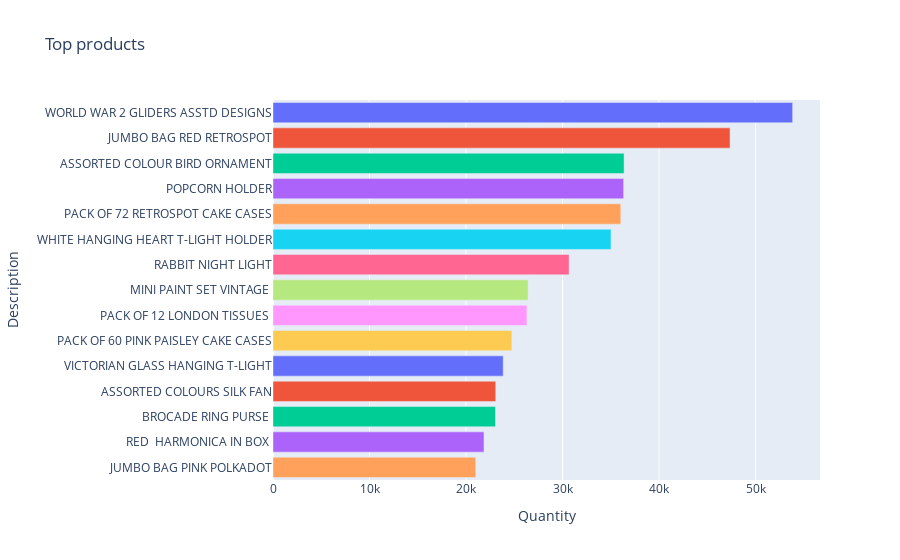

Write notebook code for a chart like this one.
### Code cell
fig = px.bar(top15, y = 'Description', x = 'Quantity', orientation='h', 
             color="Description", 
            title='Top products')
fig.update_layout(
    showlegend=False
)
fig.show()

### Figure 1 — Plotly figure (JSON) as saved in the notebook; plotly's stock layout.template omitted (floating-point values rounded to 4 significant figures)
{"data": [{"alignmentgroup": "True", "hovertemplate": "Description=%{y}<br>Quantity=%{x}<extra></extra>", "legendgroup": "WORLD WAR 2 GLIDERS ASSTD DESIGNS", "marker": {"color": "#636efa"}, "name": "WORLD WAR 2 GLIDERS ASSTD DESIGNS", "offsetgroup": "WORLD WAR 2 GLIDERS ASSTD DESIGNS", "orientation": "h", "showlegend": true, "textposition": "auto", "type": "bar", "x": [53847], "xaxis": "x", "y": ["WORLD WAR 2 GLIDERS ASSTD DESIGNS"], "yaxis": "y"}, {"alignmentgroup": "True", "hovertemplate": "Description=%{y}<br>Quantity=%{x}<extra></extra>", "legendgroup": "JUMBO BAG RED RETROSPOT", "marker": {"color": "#EF553B"}, "name": "JUMBO BAG RED RETROSPOT", "offsetgroup": "JUMBO BAG RED RETROSPOT", "orientation": "h", "showlegend": true, "textposition": "auto", "type": "bar", "x": [47363], "xaxis": "x", "y": ["JUMBO BAG RED RETROSPOT"], "yaxis": "y"}, {"alignmentgroup": "True", "hovertemplate": "Description=%{y}<br>Quantity=%{x}<extra></extra>", "legendgroup": "ASSORTED COLOUR BIRD ORNAMENT", "marker": {"color": "#00cc96"}, "name": "ASSORTED COLOUR BIRD ORNAMENT", "offsetgroup": "ASSORTED COLOUR BIRD ORNAMENT", "orientation": "h", "showlegend": true, "textposition": "auto", "type": "bar", "x": [36381], "xaxis": "x", "y": ["ASSORTED COLOUR BIRD ORNAMENT"], "yaxis": "y"}, {"alignmentgroup": "True", "hovertemplate": "Description=%{y}<br>Quantity=%{x}<extra></extra>", "legendgroup": "POPCORN HOLDER", "marker": {"color": "#ab63fa"}, "name": "POPCORN HOLDER", "offsetgroup": "POPCORN HOLDER", "orientation": "h", "showlegend": true, "textposition": "auto", "type": "bar", "x": [36334], "xaxis": "x", "y": ["POPCORN HOLDER"], "yaxis": "y"}, {"alignmentgroup": "True", "hovertemplate": "Description=%{y}<br>Quantity=%{x}<extra></extra>", "legendgroup": "PACK OF 72 RETROSPOT CAKE CASES", "marker": {"color": "#FFA15A"}, "name": "PACK OF 72 RETROSPOT CAKE CASES", "offsetgroup": "PACK OF 72 RETROSPOT CAKE CASES", "orientation": "h", "showlegend": true, "textposition": "auto", "type": "bar", "x": [36039], "xaxis": "x", "y": ["PACK OF 72 RETROSPOT CAKE CASES"], "yaxis": "y"}, {"alignmentgroup": "True", "hovertemplate": "Description=%{y}<br>Quantity=%{x}<extra></extra>", "legendgroup": "WHITE HANGING HEART T-LIGHT HOLDER", "marker": {"color": "#19d3f3"}, "name": "WHITE HANGING HEART T-LIGHT HOLDER", "offsetgroup": "WHITE HANGING HEART T-LIGHT HOLDER", "orientation": "h", "showlegend": true, "textposition": "auto", "type": "bar", "x": [35025], "xaxis": "x", "y": ["WHITE HANGING HEART T-LIGHT HOLDER"], "yaxis": "y"}, {"alignmentgroup": "True", "hovertemplate": "Description=%{y}<br>Quantity=%{x}<extra></extra>", "legendgroup": "RABBIT NIGHT LIGHT", "marker": {"color": "#FF6692"}, "name": "RABBIT NIGHT LIGHT", "offsetgroup": "RABBIT NIGHT LIGHT", "orientation": "h", "showlegend": true, "textposition": "auto", "type": "bar", "x": [30680], "xaxis": "x", "y": ["RABBIT NIGHT LIGHT"], "yaxis": "y"}, {"alignmentgroup": "True", "hovertemplate": "Description=%{y}<br>Quantity=%{x}<extra></extra>", "legendgroup": "MINI PAINT SET VINTAGE ", "marker": {"color": "#B6E880"}, "name": "MINI PAINT SET VINTAGE ", "offsetgroup": "MINI PAINT SET VINTAGE ", "orientation": "h", "showlegend": true, "textposition": "auto", "type": "bar", "x": [26437], "xaxis": "x", "y": ["MINI PAINT SET VINTAGE "], "yaxis": "y"}, {"alignmentgroup": "True", "hovertemplate": "Description=%{y}<br>Quantity=%{x}<extra></extra>", "legendgroup": "PACK OF 12 LONDON TISSUES ", "marker": {"color": "#FF97FF"}, "name": "PACK OF 12 LONDON TISSUES ", "offsetgroup": "PACK OF 12 LONDON TISSUES ", "orientation": "h", "showlegend": true, "textposition": "auto", "type": "bar", "x": [26315], "xaxis": "x", "y": ["PACK OF 12 LONDON TISSUES "], "yaxis": "y"}, {"alignmentgroup": "True", "hovertemplate": "Description=%{y}<br>Quantity=%{x}<extra></extra>", "legendgroup": "PACK OF 60 PINK PAISLEY CAKE CASES", "marker": {"color": "#FECB52"}, "name": "PACK OF 60 PINK PAISLEY CAKE CASES", "offsetgroup": "PACK OF 60 PINK PAISLEY CAKE CASES", "orientation": "h", "showlegend": true, "textposition": "auto", "type": "bar", "x": [24753], "xaxis": "x", "y": ["PACK OF 60 PINK PAISLEY CAKE CASES"], "yaxis": "y"}, {"alignmentgroup": "True", "hovertemplate": "Description=%{y}<br>Quantity=%{x}<extra></extra>", "legendgroup": "VICTORIAN GLASS HANGING T-LIGHT", "marker": {"color": "#636efa"}, "name": "VICTORIAN GLASS HANGING T-LIGHT", "offsetgroup": "VICTORIAN GLASS HANGING T-LIGHT", "orientation": "h", "showlegend": true, "textposition": "auto", "type": "bar", "x": [23854], "xaxis": "x", "y": ["VICTORIAN GLASS HANGING T-LIGHT"], "yaxis": "y"}, {"alignmentgroup": "True", "hovertemplate": "Description=%{y}<br>Quantity=%{x}<extra></extra>", "legendgroup": "ASSORTED COLOURS SILK FAN", "marker": {"color": "#EF553B"}, "name": "ASSORTED COLOURS SILK FAN", "offsetgroup": "ASSORTED COLOURS SILK FAN", "orientation": "h", "showlegend": true, "textposition": "auto", "type": "bar", "x": [23082], "xaxis": "x", "y": ["ASSORTED COLOURS SILK FAN"], "yaxis": "y"}, {"alignmentgroup": "True", "hovertemplate": "Description=%{y}<br>Quantity=%{x}<extra></extra>", "legendgroup": "BROCADE RING PURSE ", "marker": {"color": "#00cc96"}, "name": "BROCADE RING PURSE ", "offsetgroup": "BROCADE RING PURSE ", "orientation": "h", "showlegend": true, "textposition": "auto", "type": "bar", "x": [23053], "xaxis": "x", "y": ["BROCADE RING PURSE "], "yaxis": "y"}, {"alignmentgroup": "True", "hovertemplate": "Description=%{y}<br>Quantity=%{x}<extra></extra>", "legendgroup": "RED  HARMONICA IN BOX ", "marker": {"color": "#ab63fa"}, "name": "RED  HARMONICA IN BOX ", "offsetgroup": "RED  HARMONICA IN BOX ", "orientation": "h", "showlegend": true, "textposition": "auto", "type": "bar", "x": [21866], "xaxis": "x", "y": ["RED  HARMONICA IN BOX "], "yaxis": "y"}, {"alignmentgroup": "True", "hovertemplate": "Description=%{y}<br>Quantity=%{x}<extra></extra>", "legendgroup": "JUMBO BAG PINK POLKADOT", "marker": {"color": "#FFA15A"}, "name": "JUMBO BAG PINK POLKADOT", "offsetgroup": "JUMBO BAG PINK POLKADOT", "orientation": "h", "showlegend": true, "textposition": "auto", "type": "bar", "x": [21009], "xaxis": "x", "y": ["JUMBO BAG PINK POLKADOT"], "yaxis": "y"}], "layout": {"barmode": "relative", "legend": {"title": {"text": "Description"}, "tracegroupgap": 0}, "showlegend": false, "title": {"text": "Top products"}, "xaxis": {"anchor": "y", "domain": [0, 1], "title": {"text": "Quantity"}}, "yaxis": {"anchor": "x", "categoryarray": ["JUMBO BAG PINK POLKADOT", "RED  HARMONICA IN BOX ", "BROCADE RING PURSE ", "ASSORTED COLOURS SILK FAN", "VICTORIAN GLASS HANGING T-LIGHT", "PACK OF 60 PINK PAISLEY CAKE CASES", "PACK OF 12 LONDON TISSUES ", "MINI PAINT SET VINTAGE ", "RABBIT NIGHT LIGHT", "WHITE HANGING HEART T-LIGHT HOLDER", "PACK OF 72 RETROSPOT CAKE CASES", "POPCORN HOLDER", "ASSORTED COLOUR BIRD ORNAMENT", "JUMBO BAG RED RETROSPOT", "WORLD WAR 2 GLIDERS ASSTD DESIGNS"], "categoryorder": "array", "domain": [0, 1], "title": {"text": "Description"}}}}
